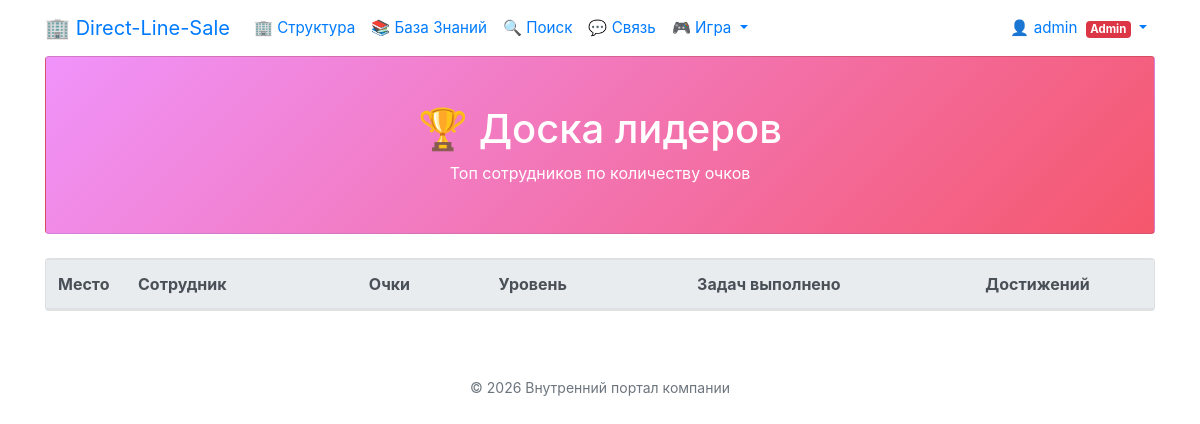
The page /leaderboard (signed in) on the database as committed earlier.
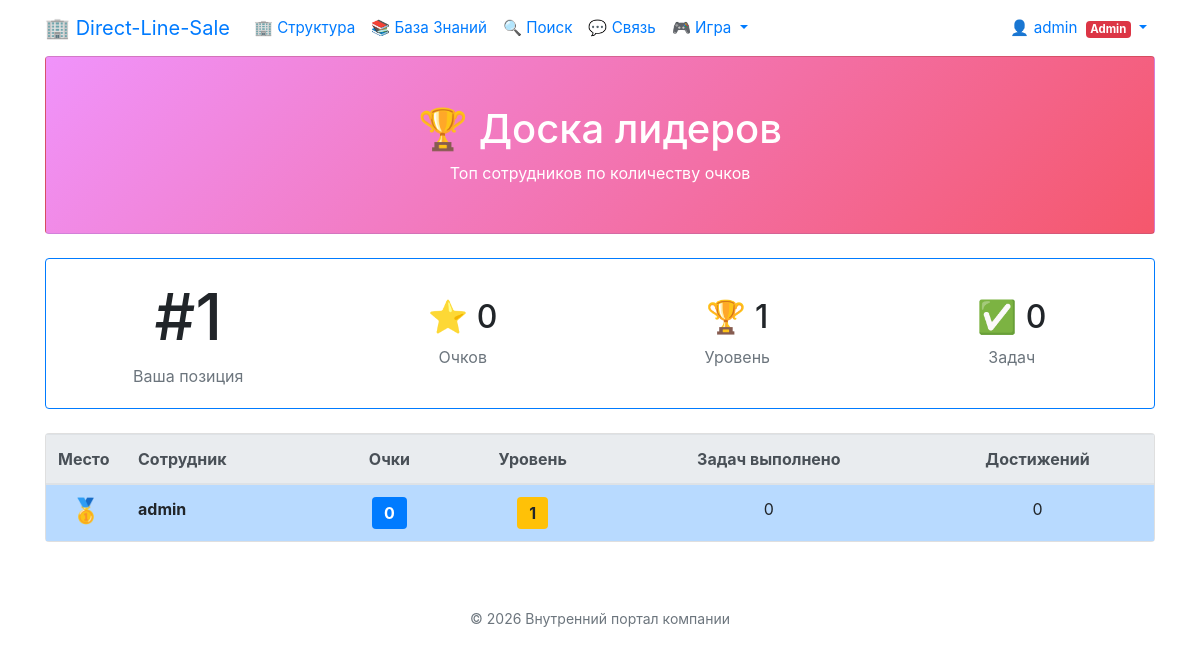
The same page on the database as committed later.
### app.py (models this page shows, shortened)
class UserPoints(db.Model):
    id = db.Column(db.Integer, primary_key=True)
    user_id = db.Column(db.Integer, db.ForeignKey(
        'user.id'), nullable=False, unique=True, index=True)
    total_points = db.Column(db.Integer, default=0)
    current_level = db.Column(db.Integer, default=1)
    tasks_completed = db.Column(db.Integer, default=0)
    achievements_earned = db.Column(db.Integer, default=0)
    created_at = db.Column(db.DateTime, default=datetime.now)
    last_activity = db.Column(db.DateTime, default=datetime.now)
    user = db.relationship('User', backref=db.backref('points', uselist=False))

class User(UserMixin, db.Model):
    id = db.Column(db.Integer, primary_key=True)
    username = db.Column(db.String(50), unique=True,
                         nullable=False, index=True)
    password_hash = db.Column(db.String(200), nullable=False)
    employee_id = db.Column(db.Integer, db.ForeignKey(
        'employee.id'), nullable=True, unique=True)
    role = db.Column(db.String(20), default='employee')
    is_active = db.Column(db.Boolean, default=True)
    created_at = db.Column(db.DateTime, default=datetime.now)
    last_login = db.Column(db.DateTime, nullable=True)
    must_change_password = db.Column(db.Boolean, default=True)
    password_changed_at = db.Column(db.DateTime, nullable=True)
    employee = db.relationship('Employee', backref=db.backref(
        'user', uselist=False), lazy='joined')

### app.py (the view)
@app.route('/leaderboard')
@login_required
def leaderboard():
    all_users = UserPoints.query.order_by(UserPoints.total_points.desc()).all()
    my_points = UserPoints.query.filter_by(user_id=current_user.id).first()
    my_rank = None
    if my_points:
        my_rank = UserPoints.query.filter(
            UserPoints.total_points > my_points.total_points).count() + 1
    return render_template('leaderboard.html',
                           all_users=all_users,
                           my_points=my_points,
                           my_rank=my_rank)

### app.py (called while the page is built)
@login_manager.user_loader
def load_user(user_id):
    return User.query.get(int(user_id))

### templates/leaderboard.html (shortened to what this page needs)
{% extends "base.html" %}
{% block content %}
<div class="row mb-4">
	<div class="col-12">
		<div class="card" style="background: linear-gradient(135deg, #f093fb 0%, #f5576c 100%); color: white;">
			<div class="card-body text-center py-5">
				<h1 class="mb-2">🏆 Доска лидеров</h1>
				<p class="mb-0 opacity-75">Топ сотрудников по количеству очков</p>
			</div>
		</div>
	</div>
</div>
{% if my_points %}
<div class="row mb-4">
	<div class="col-12">
		<div class="card border-primary">
			<div class="card-body">
				<div class="row align-items-center">
					<div class="col-md-3 text-center">
						<h1 style="font-size: 4rem;">{{ '#%d' % my_rank }}</h1>
						<p class="text-muted mb-0">Ваша позиция</p>
					</div>
					<div class="col-md-3 text-center">
						<h2>⭐ {{ my_points.total_points }}</h2>
						<p class="text-muted mb-0">Очков</p>
					</div>
					<div class="col-md-3 text-center">
						<h2>🏆 {{ my_points.current_level }}</h2>
						<p class="text-muted mb-0">Уровень</p>
					</div>
					<div class="col-md-3 text-center">
						<h2>✅ {{ my_points.tasks_completed }}</h2>
						<p class="text-muted mb-0">Задач</p>
					</div>
				</div>
			</div>
		</div>
	</div>
</div>
{% endif %}
<div class="row">
	<div class="col-12">
		<div class="card">
			<div class="card-body p-0">
				<div class="table-responsive">
					<table class="table table-hover mb-0">
						<thead class="thead-light">
							<tr>
								<th style="width: 80px;">Место</th>
								<th>Сотрудник</th>
								<th class="text-center">Очки</th>
								<th class="text-center">Уровень</th>
								<th class="text-center">Задач выполнено</th>
								<th class="text-center">Достижений</th>
							</tr>
						</thead>
						<tbody>
							{% for user in all_users %}
							<tr {% if user.user_id==current_user.id %}class="table-primary" {% endif %}>
								<td class="text-center">
									<h4 class="mb-0">
										{% if loop.index == 1 %}🥇
										{% elif loop.index == 2 %}🥈
										{% elif loop.index == 3 %}🥉
										{% else %}#{{ loop.index }}
										{% endif %}
									</h4>
								</td>
								<td>
									<strong>{{ user.user.employee.name if user.user.employee else user.user.username
										}}</strong>
								</td>
								<td class="text-center">
									<span class="badge badge-primary" style="font-size: 1rem; padding: 8px 12px;">
										{{ user.total_points }}
									</span>
								</td>
								<td class="text-center">
									<span class="badge badge-warning" style="font-size: 1rem; padding: 8px 12px;">
										{{ user.current_level }}
									</span>
								</td>
								<td class="text-center">{{ user.tasks_completed }}</td>
								<td class="text-center">{{ user.achievements_earned }}</td>
							</tr>
							{% endfor %}
						</tbody>
					</table>
				</div>
			</div>
		</div>
	</div>
</div>
{% endblock %}

Rows that differ between the two databases and show on the page:
added UserPoints: total_points "0", current_level "1", tasks_completed "0", user.employee "admin", achievements_earned "0"
Other text that changed with them:
{{ '#%d' % my_rank }}: (not shown) → "#1"
text now shown: "Ваша позиция ⭐ Очков 🏆 Уровень ✅ Задач"
